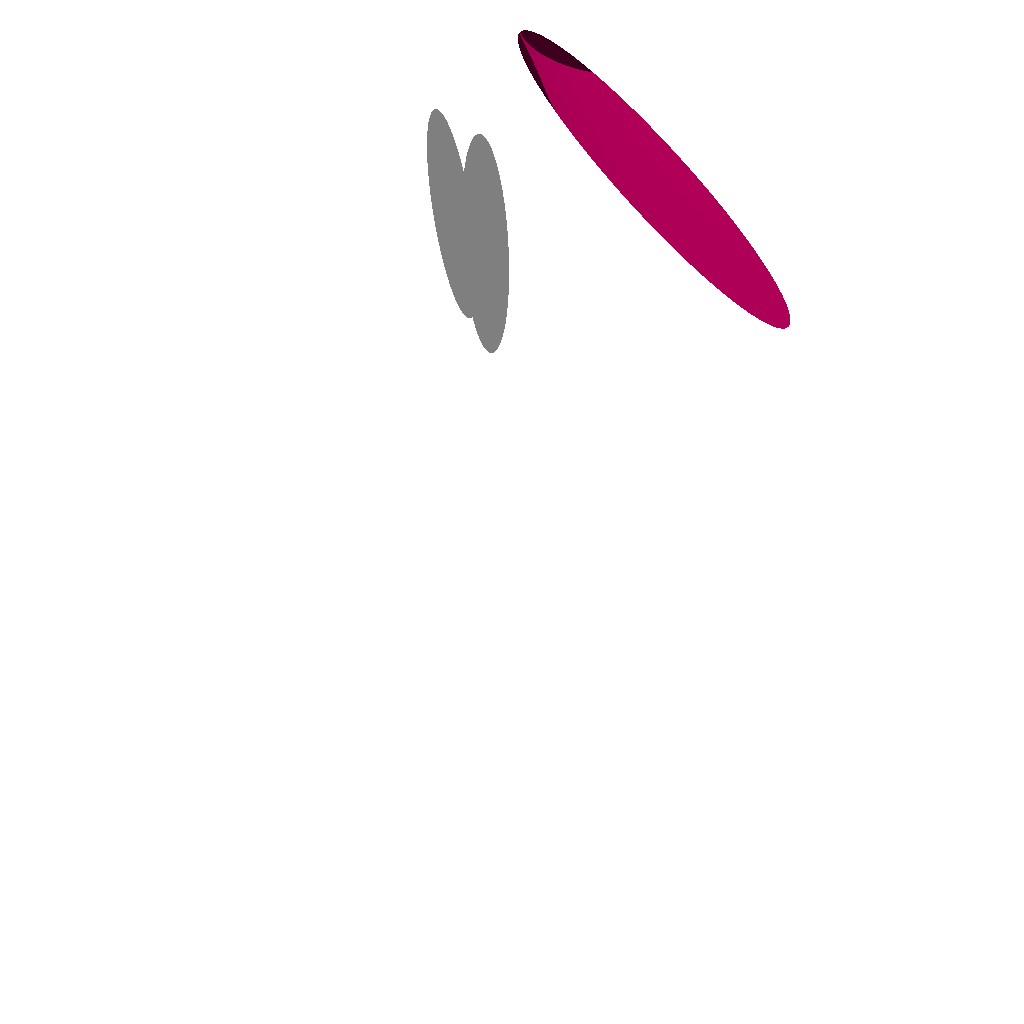

Write Python code to recreate this figure.
# Author: Jason Chavez
# File Name: Assignment3.py
# Description: This file produces a 2D image of at least 2 spheres that
# are projected onto the screen. 

from PIL import Image, ImageDraw
import webbrowser
import math

filename = "Assignment3.png"
img = Image.new('RGB', (1024, 1024))


# Defining x, y, & z coordinates for the Light Src and Eye. 
lightSrcCoordinates = [500.0, 500.0, -50.0]
eyeCoordiantes = [500.0, 10.0, 20.0]

# Defining the Sphere Properties:
R = 43
SphereCenter = [400.0, -100.0, 70.0]
SphereColor = [200, 0, 100]
R2 = 50
SphereCenter2 = [470.0, -10.0, 70.0]
SphereColor2 = [10, 20, 234]
#Other variables:
backgroundColor = [255, 255, 255]
Kdiff = 0.75
Kamb = 0.3
Kspec = 0.2112
temp = []
Vp = []

# Defining a basic drawing pixel function.
pixels = img.load()
def draw_pixel(x,y, Red, Yellow, Green):
    pixels[x,y] = (Red, Yellow, Green)


# Ambient Lighting Effect Function to get the light from the enviroment.
def ambLight(colorIntensity, surfaceCoeff):
    return int(colorIntensity * surfaceCoeff)


# Diffuse Reflection Lighting Effect: The amonunt of light that will be diffused within the object causing it to have a rougher appearance
def diffuseReflection(colorIntensity, surfaceCoeff, lightVec, NormalVec):
    Idiff = (colorIntensity * surfaceCoeff)
    cos = (surfaceCoeff * lightVec[0]) + (surfaceCoeff * lightVec[1]) + (surfaceCoeff * lightVec[2])
    #Light Vector Magnitude Componet 
    lightVectMag = (lightVec[0] * lightVec[0] ) + (lightVec[1] * lightVec[1]) + (lightVec[2] * lightVec[2])
    #Normal Vector Magitude Componet
    NormalVecMag = (NormalVec[0] * NormalVec[0]) + (NormalVec[1] * NormalVec[1]) + (NormalVec[2] * NormalVec[2])
    _cos = math.sqrt(lightVectMag) * math.sqrt(NormalVecMag)
    TotalCos = cos / _cos
    return int(Idiff * TotalCos)

#Specular Lighting Effect:  The amount of light that will be reflected off the surface of the object. 
def specularReflection(colorIntensity, surfaceCoeff, eyeVec, lightVec, normalVec, shinnyVar):
    Ispec = colorIntensity * surfaceCoeff
    halfVec = []
    eyeLightVec = []
    eyePlusLightVec = 0.0
    VecMag = 0
    cos = 0
    for i in range(0,2):
        newVecVal = eyeVec[i] + lightVec[i]
        eyeLightVec.append(newVecVal)
        eyePlusLightVec += (eyeLightVec[i] * eyeLightVec[i])
    eyePlusLightVec = math.sqrt(eyePlusLightVec) 
    for i in range(0,2):
        newVecVal = eyeLightVec[i] / eyePlusLightVec
        halfVec.append(newVecVal)
        cos += (halfVec[i] * normalVec[i])
        VecMag += (halfVec[i] * normalVec[i]) * (halfVec[i] * normalVec[i])
    _cos = math.sqrt(VecMag)
    TotalCos = cos / _cos
    TotalCos = TotalCos ** shinnyVar
    return int(Ispec * TotalCos)
     

# Lighting Intensity Function to process the lighting for each surface pixel in the scene.
def lightIntestity(lightVec, surfaceNorm, eyeVec):
    return 1

#To calcuate the normal vector when finding a pt on the sphere. 
def NormVector(Vecf, Veci, Radius):
    Norm = []
    Nx = ((Vecf[0] - Veci[0]) / Radius)
    Ny = ((Vecf[1] - Veci[1]) / Radius)
    Nz = ((Vecf[2] - Veci[2]) / Radius) 
    Norm.append(Nx)
    Norm.append(Ny)
    Norm.append(Nz)
    return Norm

# To Calculate the unit vector form the pt on the sphere to the light:
def LightVec(LightPts, SphPts):
    LV = []
    Lx = LightPts[0] - SphPts[0]
    Ly = LightPts[1] - SphPts[1]
    Lz = LightPts[2] - SphPts[2]
    Lmag = math.sqrt((Lx *Lx) + (Ly * Ly) + (Lz * Lz)) 
    Lx = Lx / Lmag
    LV.append(Lx)
    Ly = Ly / Lmag
    LV.append(Ly)
    Lz = Lz / Lmag
    LV.append(Lz)
    return LV

# Function to calculate the Intesection of a ray with two points, the 
# return variable listOfValues returns three things: the discrinmate, 
# the t value and the sphere corrdinates in a list.
def RaySphereIntersection(Vec0, Vec1, SphCenCord, Radius):
    listOfValues = []
    SphereCoords = []
    X0 = Vec0[0]
    Y0 = Vec0[1]
    Z0 = Vec0[2]
    X1 = Vec1[0]
    Y1 = Vec1[1]
    Z1 = Vec1[2]
    SphX = SphCenCord[0]
    SphY = SphCenCord[1]
    SphZ = SphCenCord[2]

    dx = X1 - X0
    dy = Y1 - Y0
    dz = Z1 - Z0

    a = (dx * dx) + (dy * dy) + (dz * dz)
    b = 2 * dx * (X0 - SphX) + 2 * dy * (Y0 - SphY) + 2 * dz * (Z0 - SphZ)
    c = (SphX * SphX) + (SphY * SphY) + (SphZ * SphZ) + (X0 * X0) + (Y0 * Y0) + (Z0 * Z0)  - 2 * (SphX * X0 + SphY * Y0 + SphZ * Z0) - (Radius * Radius)
    dis = (b*b) - (4 * a * c)
    if dis >= 0:
        t = (-b - (math.sqrt(dis))) / (2 * a)
        newX = X0 + t * dx
        SphereCoords.append(newX)
        newY = Y0 + t * dy
        SphereCoords.append(newY)
        newZ = Z0 + t * dz
        SphereCoords.append(newZ)
        listOfValues.append(dis)
        listOfValues.append(t)
        listOfValues.append(SphereCoords)
    else:
        listOfValues.append(dis)
        listOfValues.append(0)
        listOfValues.append(0)
    return listOfValues

#   Double for loop to cylce through each pixel to calculate points on 
#   spheres and the pixels to draw! 
for x in range (0, 1024):
    for y in range (0, 1024):
        temp.append(x)
        temp.append(y)
        temp.append(0)
        # Sphere1/2 Values are lists that recieve three values: The discriminate, the t value and the three points on sphere to calculate for other vectors:
        Sphere1Values = RaySphereIntersection(eyeCoordiantes, temp, SphereCenter, R)
        Sphere2Values = RaySphereIntersection(eyeCoordiantes, temp, SphereCenter2, R2)
        #Conditions to check for drawing background, showadow or sphere colors.
        if Sphere1Values[0] < 0 or Sphere2Values[0] < 0:
            Sphere1Values2 = RaySphereIntersection(temp, lightSrcCoordinates, SphereCenter, R)
            Sphere2Values2 = RaySphereIntersection(temp, lightSrcCoordinates, SphereCenter2, R2) 
            if Sphere1Values2[0] >= 0 or Sphere2Values2[0] >= 0:
                pixels[x,y] = (127, 127, 127)
            else:
                pixels[x,y] = (backgroundColor[0], backgroundColor[1], backgroundColor[2])
        else:
            Sph1PtLight = RaySphereIntersection(Sphere1Values[2], lightSrcCoordinates, SphereCenter2, R2)
            Sph2PtLight = RaySphereIntersection(Sphere2Values[2], lightSrcCoordinates, SphereCenter, R)
            if Sph1PtLight[0] >= 0 or Sph2PtLight[0] >= 0 and Sphere1Values[2][2] >= Sphere2Values[2][2]: 
                colorambX = ambLight(SphereColor[0], Kamb)
                colorambY = ambLight(SphereColor[1], Kamb)
                colorambZ = ambLight(SphereColor[2], Kamb)
                pixels[x,y] = (colorambX, colorambY, colorambZ)
            elif Sph1PtLight[0] >= 0 or Sph2PtLight[0] >= 0 and Sphere1Values[2][2] < Sphere2Values[2][2]:
                colorambX = ambLight(SphereColor2[0], Kamb)
                colorambY = ambLight(SphereColor2[1], Kamb)
                colorambZ = ambLight(SphereColor2[2], Kamb)
                pixels[x,y] = (colorambX, colorambY, colorambZ)
            else:
                if Sphere1Values[0] >= 0:
                    Norm1 = NormVector(Sphere1Values[2], SphereCenter, R)
                    LV1 = LightVec(lightSrcCoordinates, Sphere1Values[2])
                    colorambX = ambLight(SphereColor[0], Kamb)
                    colorambY = ambLight(SphereColor[1], Kamb)
                    colorambZ = ambLight(SphereColor[2], Kamb)
                    colordiffX = abs(diffuseReflection(SphereColor[0], Kdiff, LV1, Norm1))
                    colordiffY = abs(diffuseReflection(SphereColor[1], Kdiff, LV1, Norm1))
                    colordiffZ = abs(diffuseReflection(SphereColor[2], Kdiff, LV1, Norm1))
                    colorTotalX = colorambX + colordiffX
                    colorTotalY = colorambY + colordiffY
                    colorTotalZ = colorambZ + colordiffZ
                    pixels[x,y] = (colorTotalX, colorTotalY, colorTotalZ)
                    Norm1.clear()
                    LV1.clear()
                else:
                    Norm2 = NormVector(Sphere2Values[2], SphereCenter2, R2)
                    LV2 = LightVec(lightSrcCoordinates, Sphere2Values[2])
                    colorambX = ambLight(SphereColor2[0], Kamb)
                    colorambY = ambLight(SphereColor2[1], Kamb)
                    colorambZ = ambLight(SphereColor2[2], Kamb)
                    colordiffX = abs(diffuseReflection(SphereColor2[0], Kdiff, LV2, Norm2))
                    colordiffY = abs(diffuseReflection(SphereColor2[1], Kdiff, LV2, Norm2))
                    colordiffZ = abs(diffuseReflection(SphereColor2[2], Kdiff, LV2, Norm2))
                    colorTotalX = colorambX + colordiffX
                    colorTotalY = colorambY + colordiffY
                    colorTotalZ = colorambZ + colordiffZ
                    pixels[x,y] = (colorTotalX, colorTotalY, colorTotalZ)
                    Norm2.clear()
                    LV2.clear()
        temp.clear()

#Commented out the show function since it does no work for windows systems
#img.show()

#Using the save() function as a subsustuite to display image along with the webbrowser.open() function.
img.save(filename)
webbrowser.open(filename)